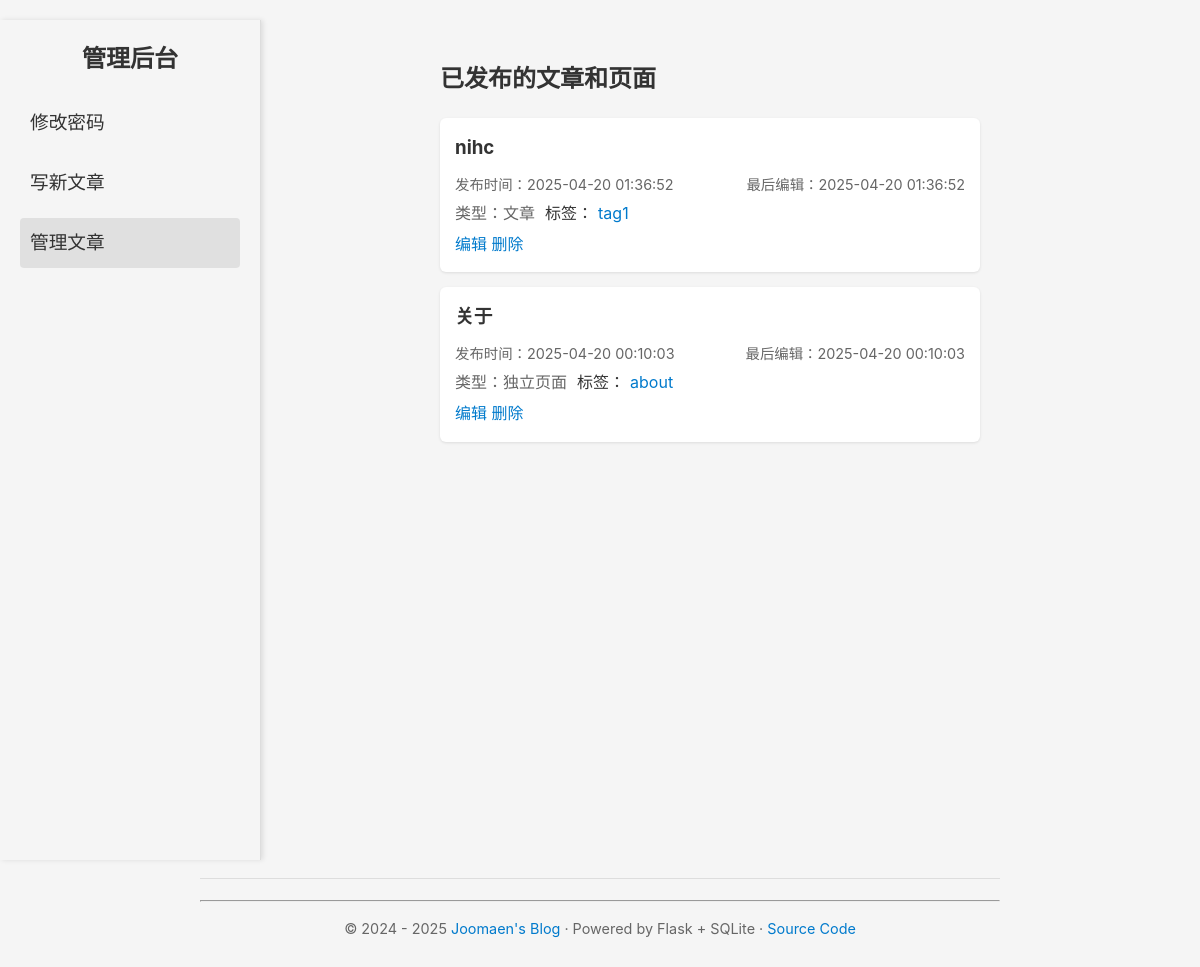
The app's page /plog-admin/posts (signed in), older data.
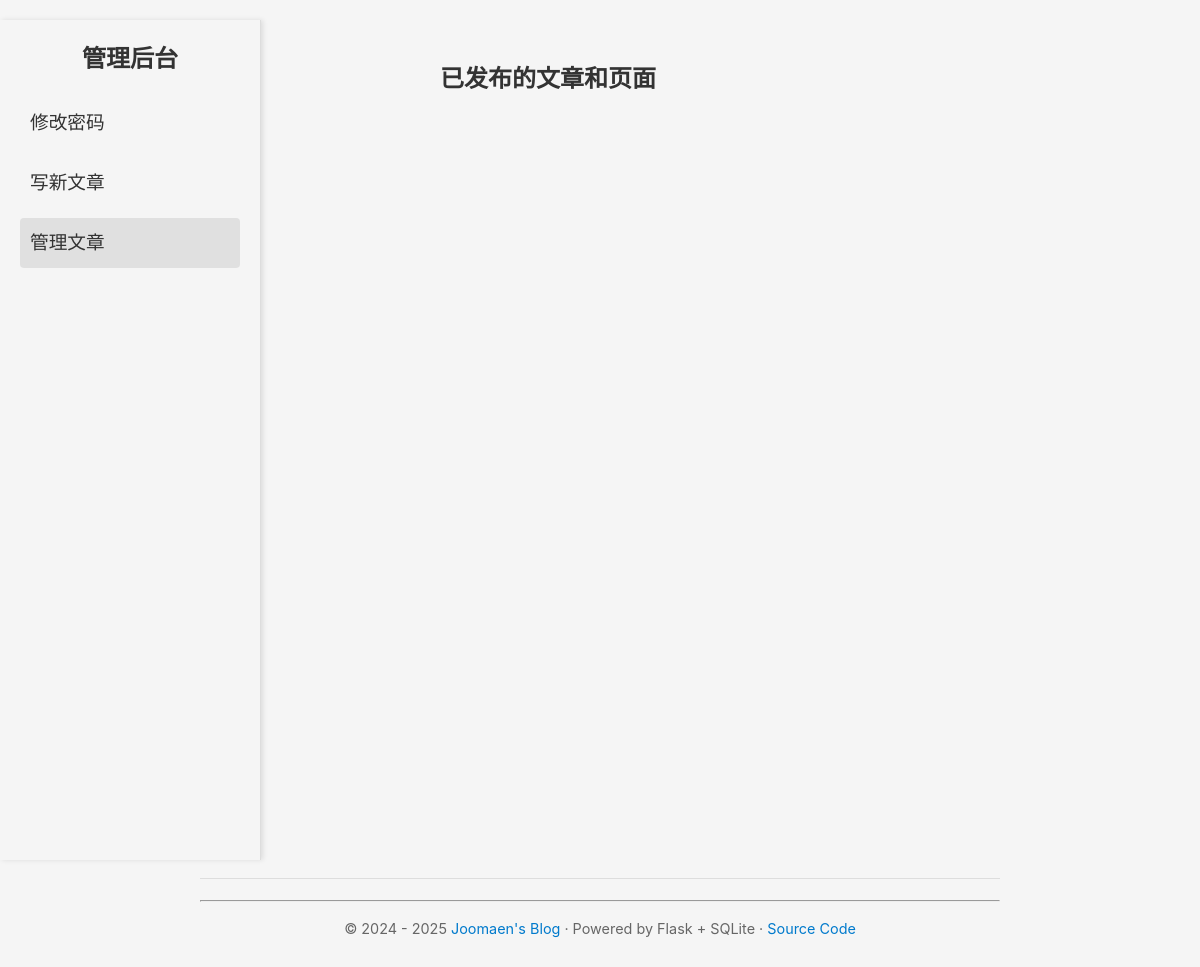
The same page, newer data.
### models.py (models this page shows)
class Post(db.Model):
    id = db.Column(db.Integer, primary_key=True)
    title = db.Column(db.String(200), nullable=False)
    content = db.Column(db.Text, nullable=False)
    created_at = db.Column(db.DateTime, default=lambda: datetime.now(timezone.utc))
    updated_at = db.Column(db.DateTime, default=lambda: datetime.now(timezone.utc), onupdate=lambda: datetime.now(timezone.utc))
    is_page = db.Column(db.Boolean, default=False)  # 是否为独立页面
    slug = db.Column(db.String(200), unique=True)  # URL友好的标识符
    tags = db.relationship('Tag', secondary='post_tags', backref=db.backref('posts', lazy='dynamic'))

class Tag(db.Model):
    id = db.Column(db.Integer, primary_key=True)
    name = db.Column(db.String(50), unique=True, nullable=False)

### app.py (the view)
@app.route('/plog-admin/posts')
@login_required
def admin_posts():
    posts = Post.query.order_by(Post.created_at.desc()).all()
    current_year = datetime.now().year
    return render_template('admin_posts.html', posts=posts, year=current_year)

### app.py (called while the page is built)
def login_required(f):
    @wraps(f)
    def decorated_function(*args, **kwargs):
        if not session.get('logged_in'):
            return redirect(url_for('login'))
        return f(*args, **kwargs)
    return decorated_function

### templates/admin_posts.html (shortened to what this page needs)
{% extends "admin_base.html" %}
{% block admin_content %}
<h2>已发布的文章和页面</h2>
<div class="posts-admin">
    {% for post in posts %}
    <div class="post-item">
        <h3>{{ post.title }}</h3>
        <div class="post-meta-line">
            <span>发布时间：{{ post.created_at.strftime('%Y-%m-%d %H:%M:%S') }}</span>
            <span>最后编辑：{{ post.updated_at.strftime('%Y-%m-%d %H:%M:%S') }}</span>
        </div>
        <div class="post-type-tags">
            <span class="post-type">类型：{{ '独立页面' if post.is_page else '文章' }}</span>
            <div class="post-tags">
                <span>标签：</span>
                {% for tag in post.tags %}
                <span class="tag">{{ tag.name }}</span>
                {% endfor %}
            </div>
        </div>
        <div class="actions">
            <a href="{{ url_for('edit', id=post.id) }}" class="button">编辑</a>
            <a href="{{ url_for('delete', id=post.id) }}" class="button delete" onclick="return confirm('确定要删除吗？')">删除</a>
        </div>
    </div>
    {% endfor %}
</div>
{% endblock %}

### templates/admin_base.html (shortened to what this page needs)
{% extends "base.html" %}
{% block content %}
    <div class="admin-container">
        <nav class="sidebar">
            <h1>管理后台</h1>
            <ul class="nav-links">
                <li><a href="{{ url_for('admin_password') }}" {% if request.endpoint == 'admin_password' %}class="active"{% endif %}>修改密码</a></li>
                <li><a href="{{ url_for('admin_write') }}" {% if request.endpoint == 'admin_write' %}class="active"{% endif %}>写新文章</a></li>
                <li><a href="{{ url_for('admin_posts') }}" {% if request.endpoint == 'admin_posts' %}class="active"{% endif %}>管理文章</a></li>
            </ul>
        </nav>
        <main class="main-content">
            {% block admin_content %}{% endblock %}
        </main>
    </div>
{% endblock %}

### templates/base.html (shortened to what this page needs)
<!doctype html>
<html>
<head>
    <link rel="stylesheet" href="{{ url_for('static', filename='style.css') }}">
</head>
<body>
{% block content %}{% endblock %}
<footer>
    <hr>
    <p>&copy; 2024 - {{ year }} <a href="/">Joomaen's Blog</a> · Powered by Flask + SQLite · <a href="https://github.com/urkbio/plog" target="_blank">Source Code</a></p>
</footer>
</body>
</html>

### static/style.css (style rules this page uses)
body { max-width: 800px; margin: 0 auto; padding: 20px; font-family: -apple-system, BlinkMacSystemFont, "Segoe UI", Roboto, "Helvetica Neue", Arial, sans-serif; line-height: 1.6; color: #333; background-color: #f5f5f5; }
a { color: #007acc; text-decoration: none; }
h1 { text-align: center; color: #333; }
h2, h3 { color: #333; }
ul { padding-left: 1.2em; }
ul, li { font-size: 1.08em; }
footer { margin-top: 4em; padding-top: 1em; font-size: 0.9em; color: #666; text-align: center; border-top: 1px solid #ddd; }

### templates/admin_base.html (style rules this page uses)
.admin-container { display: flex; min-height: 100vh; }
.sidebar { width: 220px; background: #f5f5f5; padding: 20px; border-right: 1px solid #ddd; position: fixed; height: 100vh; overflow-y: auto; left: 0; box-shadow: 2px 0 5px rgba(0, 0, 0, 0.1); }
.main-content { flex: 1; padding: 20px; margin-left: 220px; }
.sidebar h1 { margin-top: 0; font-size: 1.5em; margin-bottom: 20px; }
.nav-links { list-style: none; padding: 0; margin: 0; }
.nav-links li { margin-bottom: 10px; }
.nav-links a { display: block; padding: 10px; color: #333; text-decoration: none; border-radius: 4px; }
.nav-links a:hover, .nav-links a.active { background: #e0e0e0; }

Row changes from the older to the newer data that the page shows:
removed Post: title "nihc", created_at "2025-04-20 01:36:52", updated_at "2025-04-20 01:36:52", is_page "文章"
removed Tag: name "tag1", shown under "nihc"
removed Post: title "关于", created_at "2025-04-20 00:10:03", updated_at "2025-04-20 00:10:03", is_page "独立页面"
removed Tag: name "about", shown under "关于"
